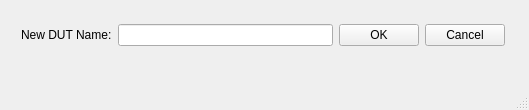
<?xml version="1.0" encoding="UTF-8"?>
<ui version="4.0">
 <class>NewDUT</class>
 <widget class="QMainWindow" name="NewDUT">
  <property name="geometry">
   <rect>
    <x>0</x>
    <y>0</y>
    <width>529</width>
    <height>110</height>
   </rect>
  </property>
  <property name="windowTitle">
   <string>New DUT</string>
  </property>
  <property name="windowIcon">
   <iconset>
    <normaloff>../image/icon/dut.jpg</normaloff>../image/icon/dut.jpg</iconset>
  </property>
  <widget class="QWidget" name="centralwidget">
   <widget class="QWidget" name="layoutWidget">
    <property name="geometry">
     <rect>
      <x>21</x>
      <y>20</y>
      <width>484</width>
      <height>30</height>
     </rect>
    </property>
    <layout class="QHBoxLayout" name="horizontalLayout">
     <item>
      <widget class="QLabel" name="label">
       <property name="text">
        <string>New DUT Name:</string>
       </property>
      </widget>
     </item>
     <item>
      <widget class="QLineEdit" name="lineEdit_dutname"/>
     </item>
     <item>
      <widget class="QPushButton" name="pushButton_ok">
       <property name="text">
        <string>OK</string>
       </property>
      </widget>
     </item>
     <item>
      <widget class="QPushButton" name="pushButton_cancel">
       <property name="text">
        <string>Cancel</string>
       </property>
      </widget>
     </item>
    </layout>
   </widget>
  </widget>
  <widget class="QMenuBar" name="menubar">
   <property name="geometry">
    <rect>
     <x>0</x>
     <y>0</y>
     <width>529</width>
     <height>26</height>
    </rect>
   </property>
  </widget>
  <widget class="QStatusBar" name="statusbar"/>
 </widget>
 <resources/>
 <connections/>
</ui>
